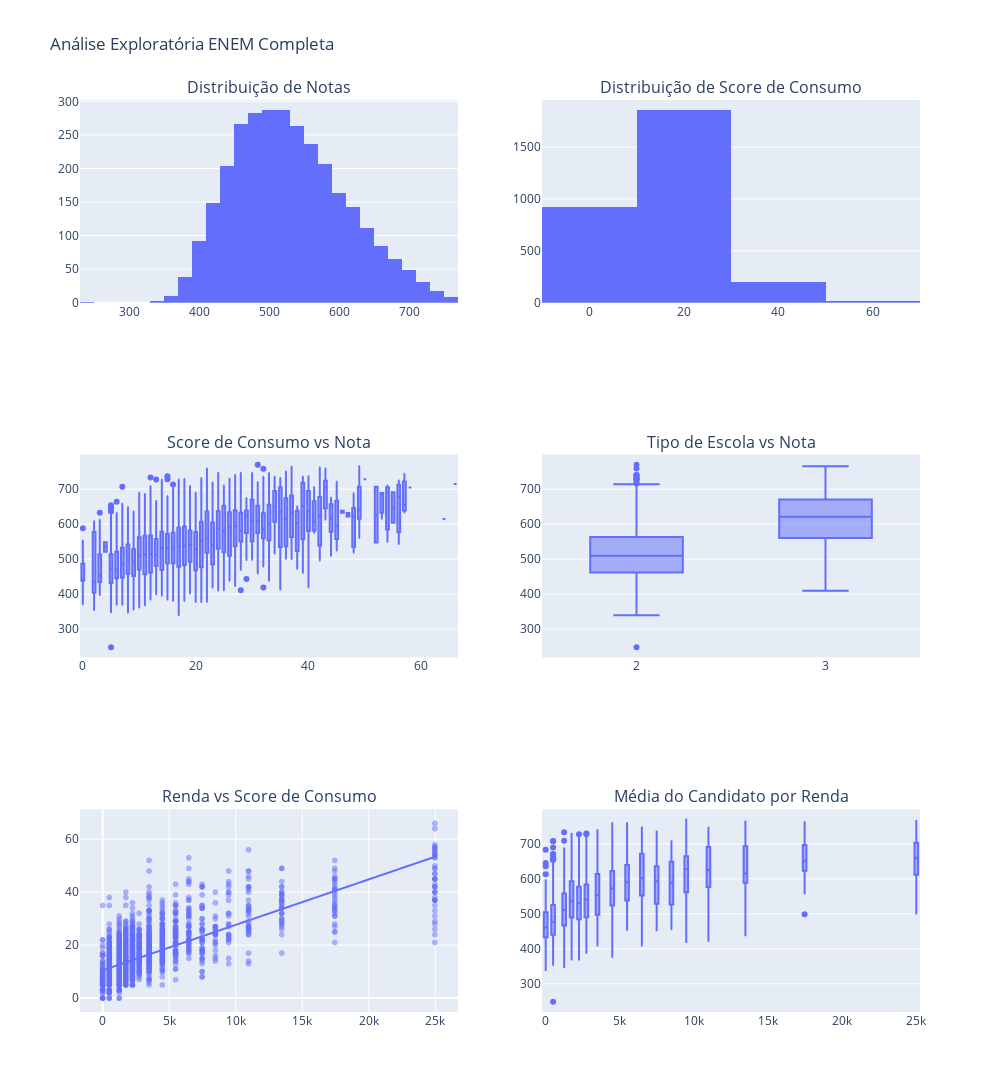

The cell this chart's notebook holds for it:
### Code cell
if __name__ == "__main__":
    plots(sample)

### Figure 1 — Plotly figure (JSON) as saved in the notebook; plotly's stock layout.template omitted (floating-point values rounded to 4 significant figures; data arrays with more than 128 entries replaced by an {"elided": "..."} marker saying what was removed)
{"data": [{"bingroup": "x", "hovertemplate": "MEDIA_CANDIDATO=%{x}<br>count=%{y}<extra></extra>", "legendgroup": "", "marker": {"color": "#636efa", "pattern": {"shape": ""}}, "name": "", "orientation": "v", "showlegend": false, "type": "histogram", "x": {"elided": "3000 float values"}, "xaxis": "x", "yaxis": "y"}, {"bingroup": "x", "hovertemplate": "SCORE_CONSUMO=%{x}<br>count=%{y}<extra></extra>", "legendgroup": "", "marker": {"color": "#636efa", "pattern": {"shape": ""}}, "name": "", "orientation": "v", "showlegend": false, "type": "histogram", "x": {"elided": "3000 int values"}, "xaxis": "x2", "yaxis": "y2"}, {"alignmentgroup": "True", "hovertemplate": "SCORE_CONSUMO=%{x}<br>MEDIA_CANDIDATO=%{y}<extra></extra>", "legendgroup": "", "marker": {"color": "#636efa"}, "name": "", "notched": false, "offsetgroup": "", "orientation": "v", "showlegend": false, "type": "box", "x": {"elided": "3000 int values"}, "x0": " ", "xaxis": "x3", "y": {"elided": "3000 float values"}, "y0": " ", "yaxis": "y3"}, {"alignmentgroup": "True", "hovertemplate": "TP_ESCOLA=%{x}<br>MEDIA_CANDIDATO=%{y}<extra></extra>", "legendgroup": "", "marker": {"color": "#636efa"}, "name": "", "notched": false, "offsetgroup": "", "orientation": "v", "showlegend": false, "type": "box", "x": {"elided": "3000 int values"}, "x0": " ", "xaxis": "x4", "y": {"elided": "3000 float values"}, "y0": " ", "yaxis": "y4"}, {"hovertemplate": "RENDA=%{x}<br>SCORE_CONSUMO=%{y}<extra></extra>", "legendgroup": "", "marker": {"color": "#636efa", "opacity": 0.5, "symbol": "circle"}, "mode": "markers", "name": "", "showlegend": false, "type": "scattergl", "x": {"elided": "3000 int values"}, "xaxis": "x5", "y": {"elided": "3000 int values"}, "yaxis": "y5"}, {"hovertemplate": "<b>OLS trendline</b><br>SCORE_CONSUMO = 0.00171487 * RENDA + 10.5015<br>R<sup>2</sup>=0.533471<br><br>RENDA=%{x}<br>SCORE_CONSUMO=%{y} <b>(trend)</b><extra></extra>", "legendgroup": "", "marker": {"color": "#636efa", "symbol": "circle"}, "mode": "lines", "name": "", "showlegend": false, "type": "scattergl", "x": {"elided": "3000 int values"}, "xaxis": "x5", "y": {"elided": "3000 float values"}, "yaxis": "y5"}, {"alignmentgroup": "True", "hovertemplate": "RENDA=%{x}<br>MEDIA_CANDIDATO=%{y}<extra></extra>", "legendgroup": "", "marker": {"color": "#636efa"}, "name": "", "notched": false, "offsetgroup": "", "orientation": "v", "showlegend": false, "type": "box", "x": {"elided": "3000 int values"}, "x0": " ", "xaxis": "x6", "y": {"elided": "3000 float values"}, "y0": " ", "yaxis": "y6"}], "layout": {"annotations": [{"font": {"size": 16}, "showarrow": false, "text": "Distribuição de Notas", "x": 0.225, "xanchor": "center", "xref": "paper", "y": 1, "yanchor": "bottom", "yref": "paper"}, {"font": {"size": 16}, "showarrow": false, "text": "Distribuição de Score de Consumo", "x": 0.775, "xanchor": "center", "xref": "paper", "y": 1, "yanchor": "bottom", "yref": "paper"}, {"font": {"size": 16}, "showarrow": false, "text": "Score de Consumo vs Nota", "x": 0.225, "xanchor": "center", "xref": "paper", "y": 0.6111, "yanchor": "bottom", "yref": "paper"}, {"font": {"size": 16}, "showarrow": false, "text": "Tipo de Escola vs Nota", "x": 0.775, "xanchor": "center", "xref": "paper", "y": 0.6111, "yanchor": "bottom", "yref": "paper"}, {"font": {"size": 16}, "showarrow": false, "text": "Renda vs Score de Consumo", "x": 0.225, "xanchor": "center", "xref": "paper", "y": 0.2222, "yanchor": "bottom", "yref": "paper"}, {"font": {"size": 16}, "showarrow": false, "text": "Média do Candidato por Renda", "x": 0.775, "xanchor": "center", "xref": "paper", "y": 0.2222, "yanchor": "bottom", "yref": "paper"}], "height": 1200, "showlegend": false, "title": {"text": "Análise Exploratória ENEM Completa"}, "width": 1000, "xaxis": {"anchor": "y", "domain": [0, 0.45]}, "xaxis2": {"anchor": "y2", "domain": [0.55, 1]}, "xaxis3": {"anchor": "y3", "domain": [0, 0.45]}, "xaxis4": {"anchor": "y4", "domain": [0.55, 1]}, "xaxis5": {"anchor": "y5", "domain": [0, 0.45]}, "xaxis6": {"anchor": "y6", "domain": [0.55, 1]}, "yaxis": {"anchor": "x", "domain": [0.7778, 1]}, "yaxis2": {"anchor": "x2", "domain": [0.7778, 1]}, "yaxis3": {"anchor": "x3", "domain": [0.3889, 0.6111]}, "yaxis4": {"anchor": "x4", "domain": [0.3889, 0.6111]}, "yaxis5": {"anchor": "x5", "domain": [0, 0.2222]}, "yaxis6": {"anchor": "x6", "domain": [0, 0.2222]}}}
